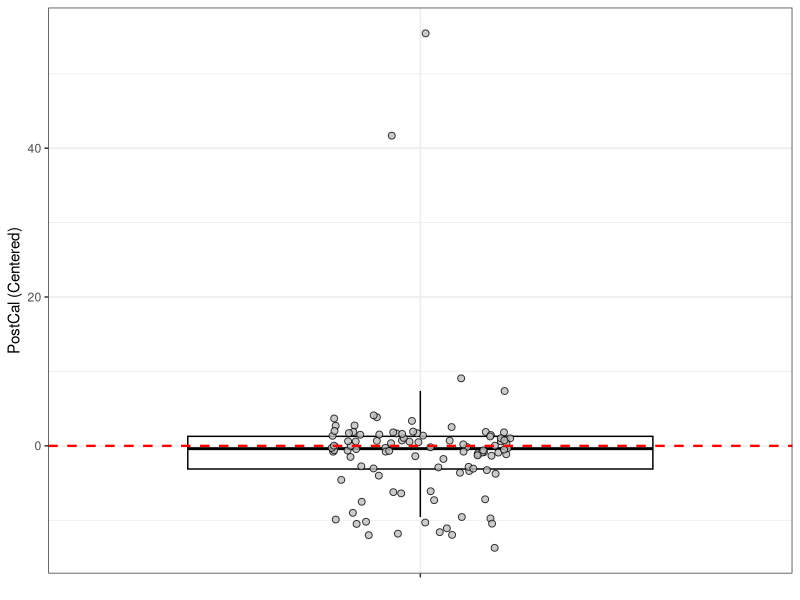
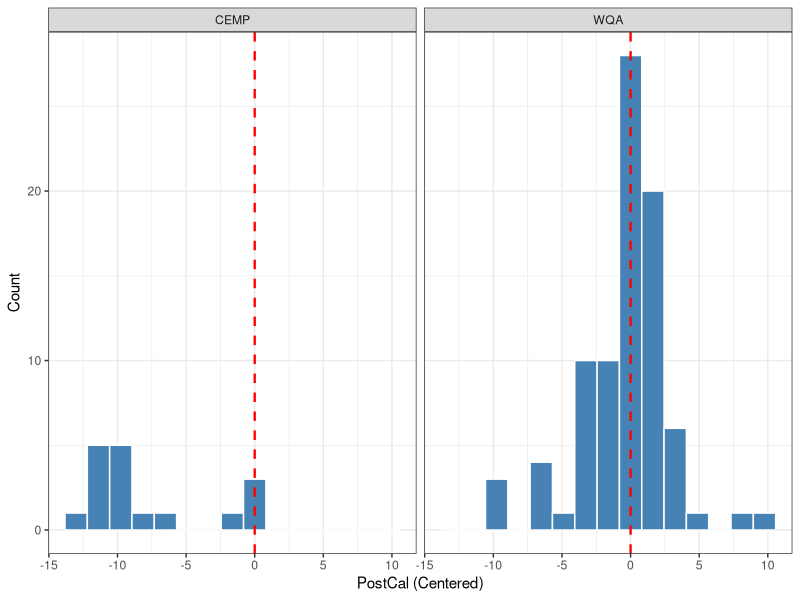
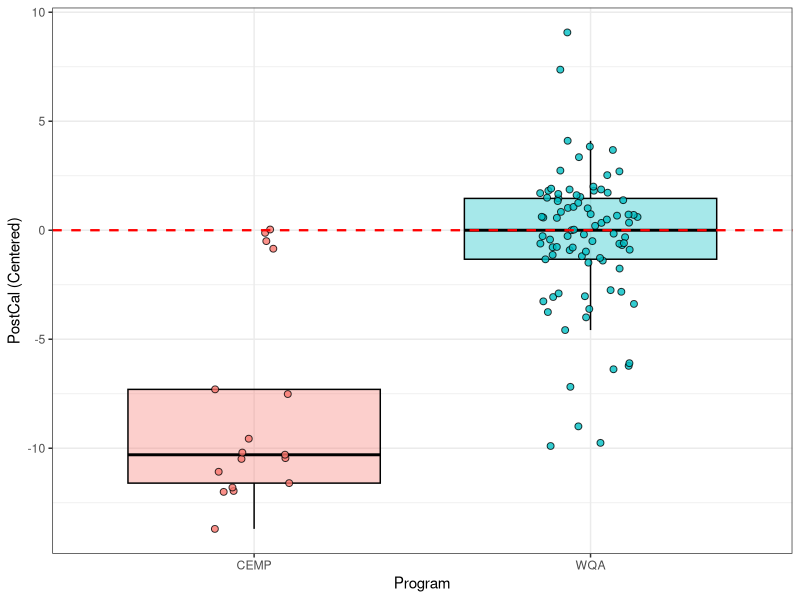
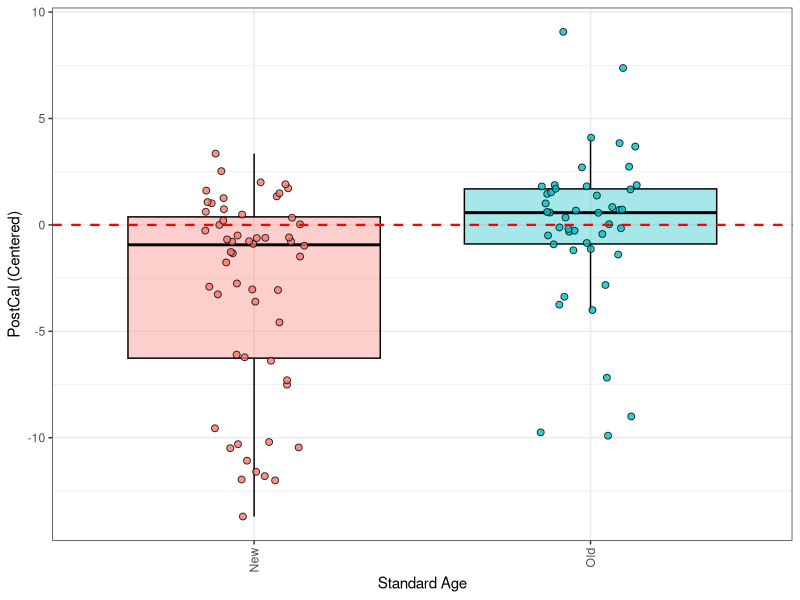
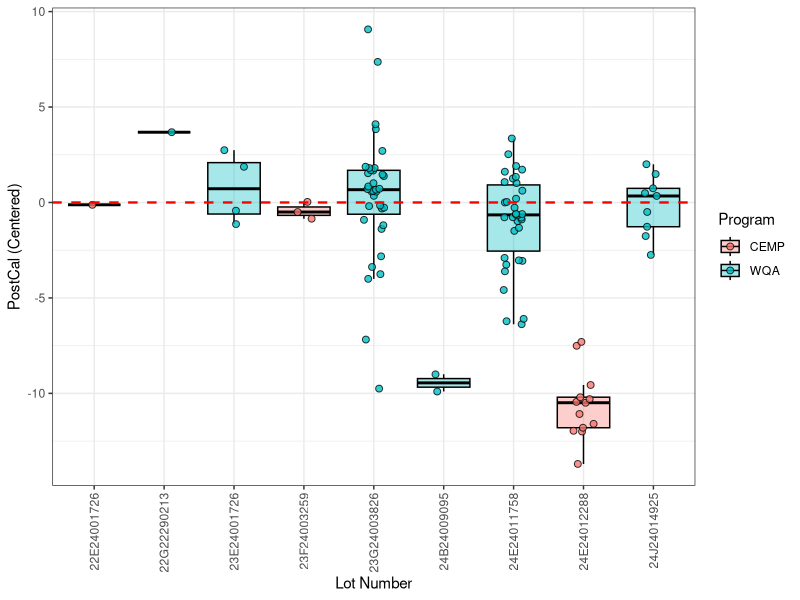
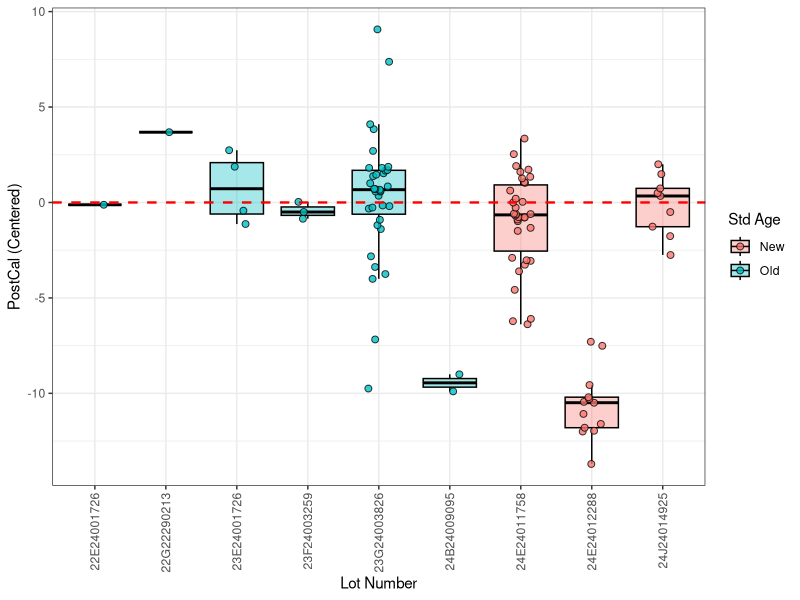
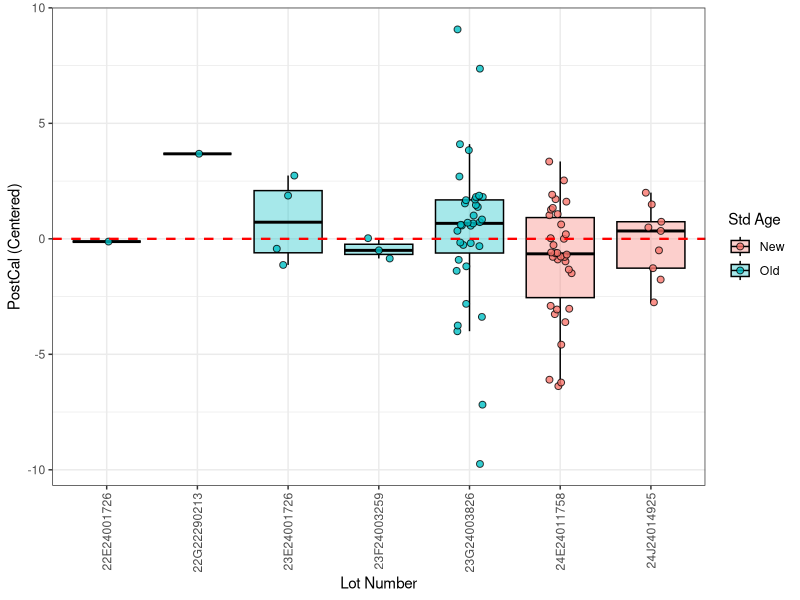
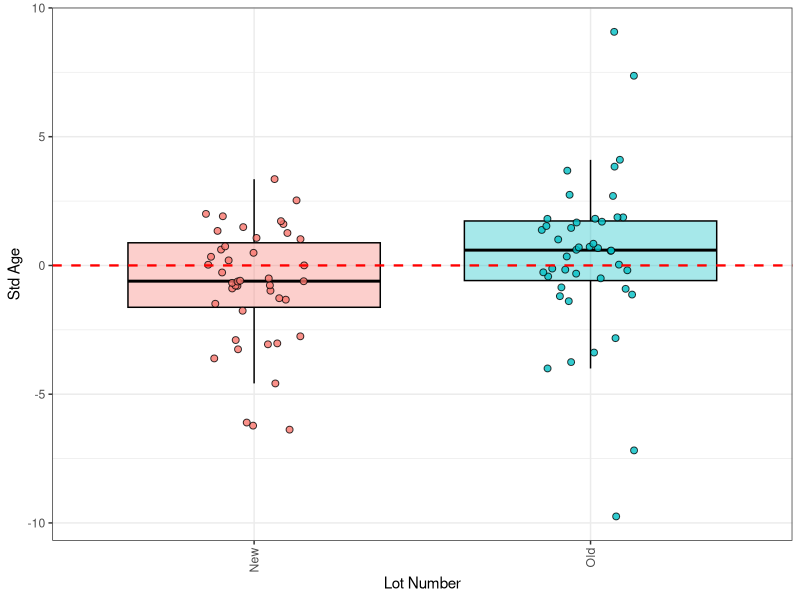

Recreate these plots in R, in order.
## ---- chunk 1
#| include: FALSE

library(tidyverse)
library(lme4)
library(lmerTest)
library(lattice)
library(emmeans)
library(knitr)
## ---- chunk 2
#| include: FALSE

df_turb <- read_csv(here::here('05_SpecialStudies/QA_TurbiditySensors/Data/final_turbiditydata.csv'))
## ---- chunk 3
#| echo: FALSE

ggplot(df_turb, aes(x = '', y = PostCalCentered)) +
  geom_boxplot(
    color = 'black',
    alpha = 0.35,
    outlier.shape = NA,
  ) +
  geom_jitter(
    shape = 21,
    color = 'black',
    fill = 'gray',
    alpha = 0.8,
    width = 0.15,
    size = 2
  ) +
  geom_hline(
    yintercept = 0,
    linetype = 'dashed',
    linewidth = 0.8,
    color = 'red'
  ) +
  labs(
    x = NULL,
    y = 'PostCal (Centered)'
  ) +
  theme_bw()
## ---- chunk 4
#| echo: FALSE

df_out <- df_turb %>% filter(PostCalCentered > 30)
df_out <- df_out %>% select(Program, Instrument_ID, Turbidity_Std, Turbidity_FNU, PostCalCentered, PostCalDate, Std_Age)

df_turb <- df_turb %>% filter(PostCalCentered < 30)

kable(df_out)

## ---- chunk 5
#| echo: FALSE

ggplot(df_turb, aes(x = PostCalCentered)) +
  geom_histogram(bins = 15, fill = 'steelblue', color = 'white') +
  geom_vline(xintercept = 0, linetype = 'dashed', linewidth = 0.8, color = 'red') +
  facet_wrap(~ Program) +
  theme_bw() +
  labs(
    x = 'PostCal (Centered)',
    y = 'Count'
  )
## ---- chunk 6
#| echo: FALSE

ggplot(df_turb, aes(x = Program, y = PostCalCentered)) +
  geom_boxplot(
    aes(fill = Program),
    color = 'black',
    alpha = 0.35,
    outlier.shape = NA
  ) +
  geom_jitter(
    aes(fill = Program),
    shape = 21,
    color = 'black',
    width = 0.15,
    size = 2,
    alpha = 0.8
  ) +
  geom_hline(
    yintercept = 0,
    linetype = 'dashed',
    linewidth = 0.8,
    color = 'red'
  ) +
  theme_bw() +
  labs(
    x = 'Program',
    y = 'PostCal (Centered)',
  ) +
  theme(legend.position = 'none')
## ---- chunk 7
#| echo: FALSE

df_out <- df_turb %>%
  count(Program, name = 'n') %>%
  arrange(n)

kable(df_out)
## ---- chunk 8
#| echo: FALSE

ggplot(df_turb, aes(x = Std_Age, y = PostCalCentered)) +
  geom_boxplot(
    aes(fill = Std_Age),
    color = 'black',
    alpha = 0.35,
    outlier.shape = NA
  ) +
  geom_jitter(
    aes(fill = Std_Age),
    shape = 21,
    color = 'black',
    width = 0.15,
    size = 2,
    alpha = 0.8
  ) +
  geom_hline(
    yintercept = 0,
    linetype = 'dashed',
    linewidth = 0.8,
    color = 'red'
  ) +
  theme_bw() +
  theme(axis.text.x = element_text(angle = 90, hjust = 1, vjust = 0.5)) +
  labs(
    x = 'Standard Age',
    y = 'PostCal (Centered)',
  ) +
  theme(legend.position = 'none')
## ---- chunk 9
#| echo: FALSE

df_out <- df_turb %>%
  group_by(Std_Age) %>%
  summarise(
    n_points = n(),
    n_stds = n_distinct(Turbidity_Std),
    .groups = 'drop'
  ) %>%
  arrange(n_points)

kable(df_out)
## ---- chunk 10
#| echo: FALSE

ggplot(df_turb, aes(x = factor(Turbidity_Std), y = PostCalCentered)) +
  geom_boxplot(
    aes(fill = factor(Program)),
    color = 'black',
    alpha = 0.35,
    outlier.shape = NA
  ) +
  geom_jitter(
    aes(fill = factor(Program)),
    shape = 21,
    color = 'black',
    width = 0.15,
    size = 2,
    alpha = 0.8
  ) +
  geom_hline(
    yintercept = 0,
    linetype = 'dashed',
    linewidth = 0.8,
    color = 'red'
  ) +
  theme_bw() +
  theme(axis.text.x = element_text(angle = 90, hjust = 1, vjust = 0.5)) +
  labs(
    x = 'Lot Number',
    y = 'PostCal (Centered)',
    fill = 'Program'
  )
## ---- chunk 11
#| echo: FALSE

ggplot(df_turb, aes(x = factor(Turbidity_Std), y = PostCalCentered)) +
  geom_boxplot(
    aes(fill = factor(Std_Age)),
    color = 'black',
    alpha = 0.35,
    outlier.shape = NA
  ) +
  geom_jitter(
    aes(fill = factor(Std_Age)),
    shape = 21,
    color = 'black',
    width = 0.15,
    size = 2,
    alpha = 0.8
  ) +
  geom_hline(
    yintercept = 0,
    linetype = 'dashed',
    linewidth = 0.8,
    color = 'red'
  ) +
  theme_bw() +
  theme(axis.text.x = element_text(angle = 90, hjust = 1, vjust = 0.5)) +
  labs(
    x = 'Lot Number',
    y = 'PostCal (Centered)',
    fill = 'Std Age'
  )
## ---- chunk 12
#| echo: FALSE

df_out <- df_turb %>%
  count(Turbidity_Std, name = 'n') %>%
  arrange(n)

kable(df_out)
## ---- chunk 13
#| echo: FALSE

df_good <- df_turb %>%
  filter(!(Turbidity_Std %in% c('24B24009095', '24E24012288'))) #%>%
  # filter(Turbidity_Std != '22E24001726') # only one point

df_bad <- df_turb %>%
  filter((Turbidity_Std %in% c('24E24012288', '24B24009095')))
## ---- chunk 14
#| echo: FALSE

ggplot(df_good, aes(x = factor(Turbidity_Std), y = PostCalCentered)) +
  geom_boxplot(
    aes(fill = factor(Std_Age)),
    color = 'black',
    alpha = 0.35,
    outlier.shape = NA
  ) +
  geom_jitter(
    aes(fill = factor(Std_Age)),
    shape = 21,
    color = 'black',
    width = 0.15,
    size = 2,
    alpha = 0.8
  ) +
  geom_hline(
    yintercept = 0,
    linetype = 'dashed',
    linewidth = 0.8,
    color = 'red'
  ) +
  theme_bw() +
  theme(axis.text.x = element_text(angle = 90, hjust = 1, vjust = 0.5)) +
  labs(
    x = 'Lot Number',
    y = 'PostCal (Centered)',
    fill = 'Std Age'
  )
## ---- chunk 15
#| echo: FALSE

ggplot(df_good, aes(x = factor(Std_Age), y = PostCalCentered)) +
  geom_boxplot(
    aes(fill = factor(Std_Age)),
    color = 'black',
    alpha = 0.35,
    outlier.shape = NA
  ) +
  geom_jitter(
    aes(fill = factor(Std_Age)),
    shape = 21,
    color = 'black',
    width = 0.15,
    size = 2,
    alpha = 0.8
  ) +
  geom_hline(
    yintercept = 0,
    linetype = 'dashed',
    linewidth = 0.8,
    color = 'red'
  ) +
  theme_bw() +
  theme(axis.text.x = element_text(angle = 90, hjust = 1, vjust = 0.5)) +
  labs(
    x = 'Lot Number',
    y = 'Std Age'
  ) +
  theme(legend.position = 'none')
## ---- chunk 16
#| echo: FALSE

df_out <- df_good %>%
  group_by(Std_Age) %>%
  summarise(
    n_points = n(),
    n_stds = n_distinct(Turbidity_Std),
    .groups = 'drop'
  ) %>%
  arrange(n_points)

kable(df_out)
## ---- chunk 17
#| echo: FALSE

mod <- lm(PostCalCentered ~ Std_Age, data = df_good)

summary(mod)
## ---- chunk 18
#| echo: FALSE
#| layout-ncol: 2

plot(mod)
## ---- chunk 19
#| echo: FALSE

emm <- emmeans(mod, ~ Std_Age)

kable(pairs(emm))
kable(confint(emm))
## ---- chunk 20
#| echo: FALSE

kable(test(emm, null = 0))
## ---- chunk 21
#| echo: FALSE
#| layout-ncol: 2

df_old <- df_good %>% filter(Std_Age == 'Old')

x <- df_old$PostCalCentered

q1 <- quantile(x, 0.25, na.rm = TRUE)
q3 <- quantile(x, 0.75, na.rm = TRUE)
iqr <- q3 - q1

lower_fence <- q1 - 1.5 * iqr
upper_fence <- q3 + 1.5 * iqr

lower_whisker <- min(x[x >= lower_fence], na.rm = TRUE)
upper_whisker <- max(x[x <= upper_fence], na.rm = TRUE)

box_vals <- tibble(
  q1 = q1,
  median = median(x, na.rm = TRUE),
  q3 = q3,
  iqr = iqr,
  lower_whisker = lower_whisker,
  upper_whisker = upper_whisker,
  lower_whisker_pct = mean(x <= lower_whisker, na.rm = TRUE) * 100,
  upper_whisker_pct = mean(x <= upper_whisker, na.rm = TRUE) * 100
)

ggplot(df_old, aes(x = 1, y = PostCalCentered)) +
  geom_boxplot(
    color = 'black',
    fill = 'grey',
    alpha = 0.35,
    outlier.shape = NA,
    width = 0.35
  ) +
  geom_hline(
    yintercept = 0,
    linetype = 'dashed',
    linewidth = 0.8,
    color = 'red'
  ) +
  geom_text(
    data = box_vals,
    aes(
      x = 0.955,
      y = q1 - 0.5,
      label = paste0('25th: ', round(q1, 2))
    ),
    color = 'blue',
    inherit.aes = FALSE,
    hjust = 0
  ) +
  geom_text(
    data = box_vals,
    aes(
      x = 0.955,
      y = q3 + 0.5,
      label = paste0('75th: ', round(q3, 2))
    ),
    color = 'blue',
    inherit.aes = FALSE,
    hjust = 0
  ) +
  geom_text(
    data = box_vals,
    aes(
      x = 0.955,
      y = lower_whisker,
      label = paste0(
      round(lower_whisker_pct, 0),
      "th: ",
      round(lower_whisker, 2)
      )
    ),
    color = 'blue',
    inherit.aes = FALSE,
    hjust = 0
  ) +
  geom_text(
    data = box_vals,
    aes(
      x = 0.955,
      y = upper_whisker,
      label = paste0(
      round(upper_whisker_pct, 0),
      "th: ",
      round(upper_whisker, 2)
      )
    ),
    color = 'blue',
    inherit.aes = FALSE,
    hjust = 0
  ) +
  labs(
    x = 'Old Std',
    y = 'PostCal (Centered)'
  ) +
  theme_bw() +
  coord_cartesian(ylim = c(-5, 5))

df_new <- df_good %>% filter(Std_Age == 'New')

x <- df_new$PostCalCentered

q1 <- quantile(x, 0.25, na.rm = TRUE)
q3 <- quantile(x, 0.75, na.rm = TRUE)
iqr <- q3 - q1

lower_fence <- q1 - 1.5 * iqr
upper_fence <- q3 + 1.5 * iqr

lower_whisker <- min(x[x >= lower_fence], na.rm = TRUE)
upper_whisker <- max(x[x <= upper_fence], na.rm = TRUE)

box_vals <- tibble(
  q1 = q1,
  median = median(x, na.rm = TRUE),
  q3 = q3,
  iqr = iqr,
  lower_whisker = lower_whisker,
  upper_whisker = upper_whisker,
  lower_whisker_pct = mean(x <= lower_whisker, na.rm = TRUE) * 100,
  upper_whisker_pct = mean(x <= upper_whisker, na.rm = TRUE) * 100
)

ggplot(df_new, aes(x = 1, y = PostCalCentered)) +
  geom_boxplot(
    color = 'black',
    fill = 'grey',
    alpha = 0.35,
    outlier.shape = NA,
    width = 0.35
  ) +
  geom_hline(
    yintercept = 0,
    linetype = 'dashed',
    linewidth = 0.8,
    color = 'red'
  ) +
  geom_text(
    data = box_vals,
    aes(
      x = 0.955,
      y = q1 - 0.4,
      label = paste0('25th: ', round(q1, 2))
    ),
    color = 'blue',
    inherit.aes = FALSE,
    hjust = 0
  ) +
  geom_text(
    data = box_vals,
    aes(
      x = 0.955,
      y = q3 + 0.4,
      label = paste0('75th: ', round(q3, 2))
    ),
    color = 'blue',
    inherit.aes = FALSE,
    hjust = 0
  ) +
  geom_text(
    data = box_vals,
    aes(
      x = 0.955,
      y = lower_whisker,
      label = paste0(
      round(lower_whisker_pct, 0),
      "th: ",
      round(lower_whisker, 2)
      )
    ),
    color = 'blue',
    inherit.aes = FALSE,
    hjust = 0
  ) +
  geom_text(
    data = box_vals,
    aes(
      x = 0.955,
      y = upper_whisker,
      label = paste0(
      round(upper_whisker_pct, 0),
      "th: ",
      round(upper_whisker, 2)
      )
    ),
    color = 'blue',
    inherit.aes = FALSE,
    hjust = 0
  ) +
  labs(
    x = 'New Std',
    y = 'PostCal (Centered)'
  ) +
  theme_bw() +
  coord_cartesian(ylim = c(-5, 5))
